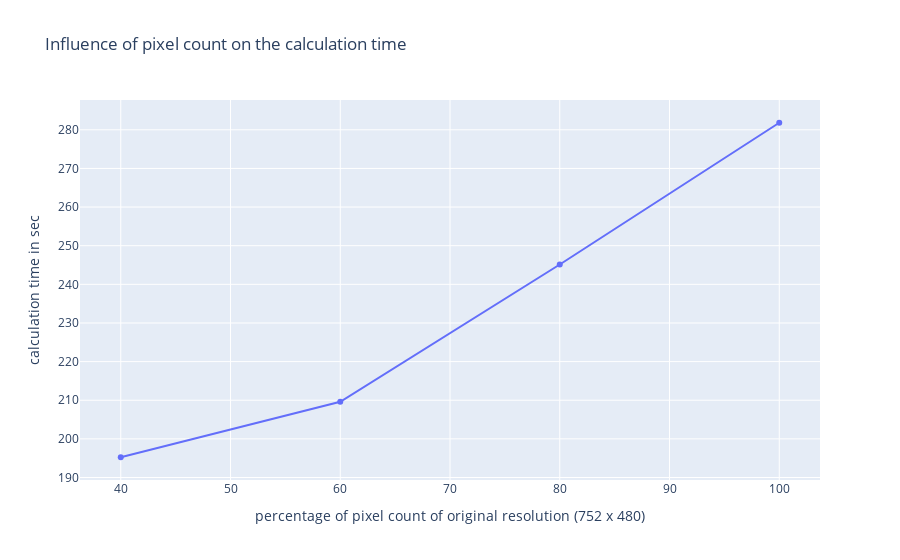

Notebook code cell kept with this figure:
### Code cell
fig = go.Figure(data=go.Scatter(x=[100, 80, 60, 40], y=processing_times))
fig.update_layout(
    title="Influence of pixel count on the calculation time",
    xaxis_title="percentage of pixel count of original resolution (752 x 480)",
    yaxis_title="calculation time in sec"
)
fig.show()

### Figure 1 — Plotly figure (JSON) as saved in the notebook; plotly's stock layout.template omitted (floating-point values rounded to 4 significant figures)
{"data": [{"type": "scatter", "x": [100, 80, 60, 40], "y": [281.8, 245.1, 209.6, 195.2]}], "layout": {"title": {"text": "Influence of pixel count on the calculation time"}, "xaxis": {"title": {"text": "percentage of pixel count of original resolution (752 x 480)"}}, "yaxis": {"title": {"text": "calculation time in sec"}}}}
